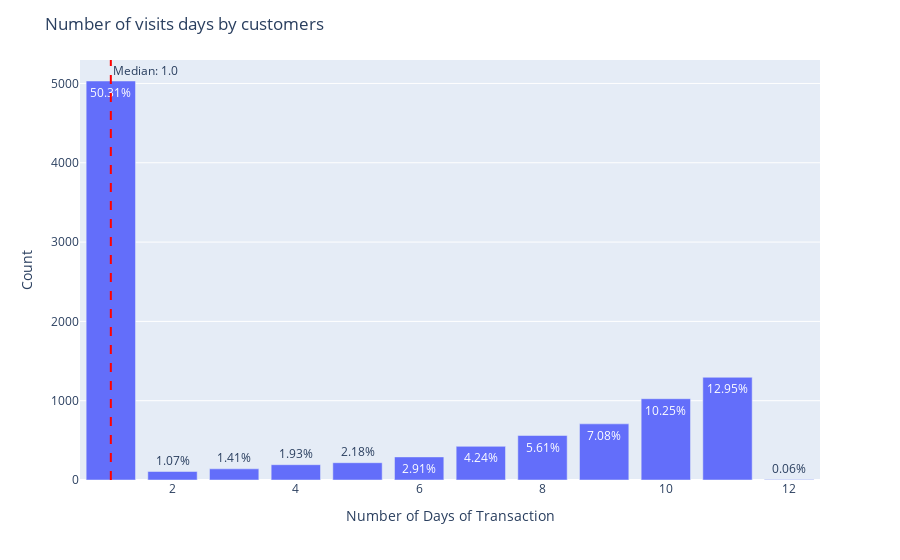

The code cell stored with this chart in its notebook:
### Markdown cell above
#### 4.1.4 Number of days customers used in visiting

### Code cell
visit_day_number = event_visit_type.groupby('number_of_days_transaction')['customer_id'].nunique()
percentages = get_percentages(visit_day_number)
fig = px.bar(x=visit_day_number.index,y=visit_day_number.values,text=percentages.apply(lambda x :str(x) + '%'))
median_median = event_visit_type.groupby('customer_id')['number_of_days_transaction'].median().median()
fig.add_vline(x=median_median, line_dash="dash", line_color="red", annotation_text=f'Median: {median_median}', annotation_position="top right")

fig.update_layout(title='Number of visits days by customers',xaxis_title='Number of Days of Transaction',yaxis_title='Count')
fig.update_traces(hovertemplate="day of transaction = %{x}, number of customers visit = %{y}",textposition='auto')
fig.show()

### Figure 1 — Plotly figure (JSON) as saved in the notebook; plotly's stock layout.template omitted (floating-point values rounded to 4 significant figures)
{"data": [{"alignmentgroup": "True", "hovertemplate": "day of transaction = %{x}, number of customers visit = %{y}", "legendgroup": "", "marker": {"color": "#636efa", "pattern": {"shape": ""}}, "name": "", "offsetgroup": "", "orientation": "v", "showlegend": false, "text": ["50.31%", "1.07%", "1.41%", "1.93%", "2.18%", "2.91%", "4.24%", "5.61%", "7.08%", "10.25%", "12.95%", "0.06%"], "textposition": "auto", "type": "bar", "x": [1, 2, 3, 4, 5, 6, 7, 8, 9, 10, 11, 12], "xaxis": "x", "y": [5031, 107, 141, 193, 218, 291, 424, 561, 708, 1025, 1295, 6], "yaxis": "y"}], "layout": {"annotations": [{"showarrow": false, "text": "Median: 1.0", "x": 1, "xanchor": "left", "xref": "x", "y": 1, "yanchor": "top", "yref": "y domain"}], "barmode": "relative", "legend": {"tracegroupgap": 0}, "margin": {"t": 60}, "shapes": [{"line": {"color": "red", "dash": "dash"}, "type": "line", "x0": 1, "x1": 1, "xref": "x", "y0": 0, "y1": 1, "yref": "y domain"}], "title": {"text": "Number of visits days by customers"}, "xaxis": {"anchor": "y", "domain": [0, 1], "title": {"text": "Number of Days of Transaction"}}, "yaxis": {"anchor": "x", "domain": [0, 1], "title": {"text": "Count"}}}}
